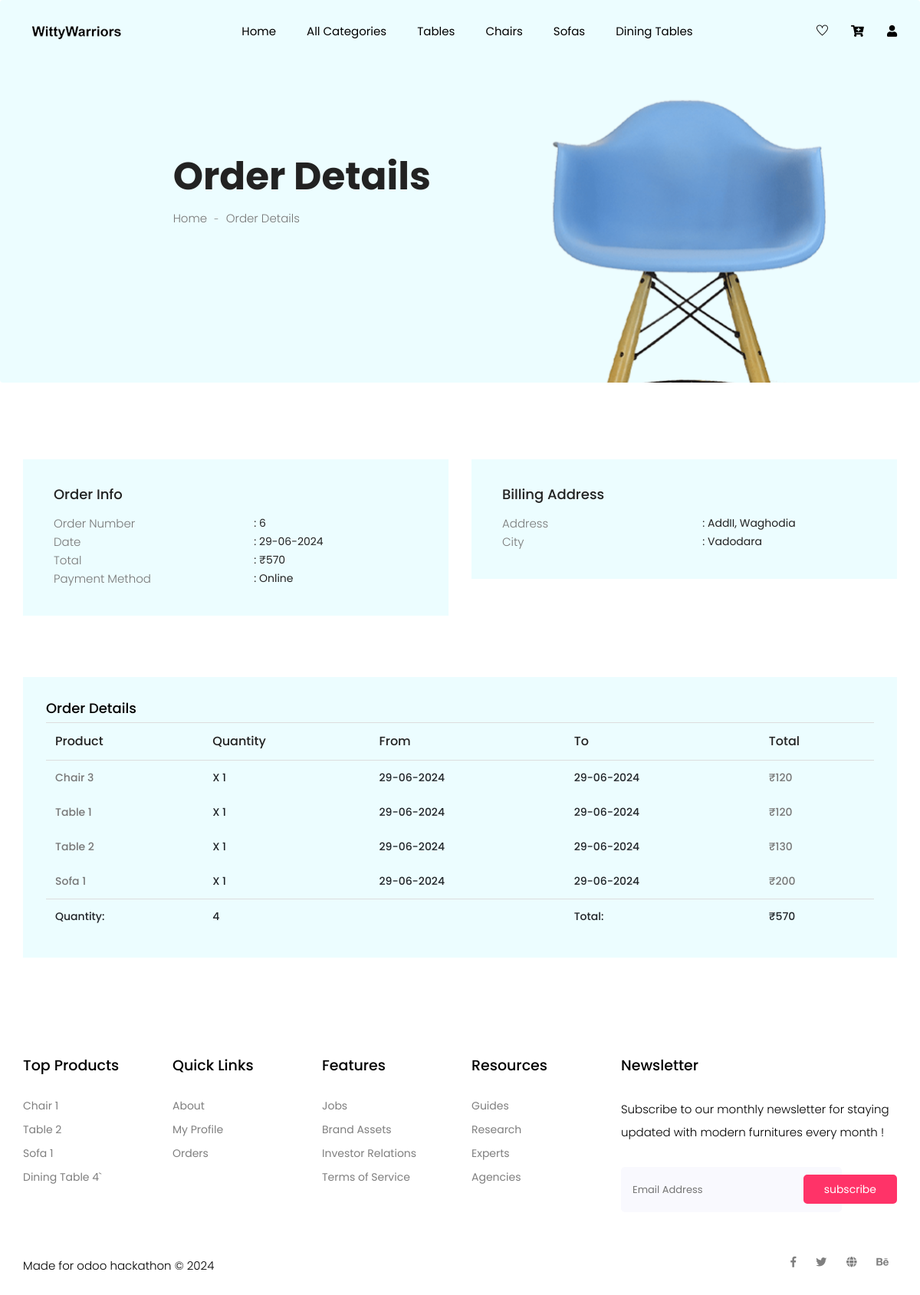
The app's page /orderdetails.php?orderid=6 (signed in) with its own data.
### tables this page shows
CREATE TABLE `bookings` (
  `booking_id` int(11) NOT NULL,
  `user_type_id` int(11) NOT NULL,
  `user_id` int(11) NOT NULL,
  `booking_date` datetime NOT NULL,
  `date_updated` datetime NOT NULL,
  `total` float NOT NULL,
  `disc_perc` float NOT NULL,
  `disc_amt` float NOT NULL,
  `grand_total` float NOT NULL,
  `booking_status_id` int(11) NOT NULL
);

CREATE TABLE `booking_product_map` (
  `bpm_id` int(11) NOT NULL,
  `booking_id` int(11) NOT NULL,
  `product_id` int(11) NOT NULL,
  `qty` int(11) NOT NULL,
  `from_date` datetime NOT NULL,
  `to_date` datetime NOT NULL,
  `rate` float NOT NULL,
  `gst` float NOT NULL,
  `total` float NOT NULL
);

CREATE TABLE `products` (
  `product_id` int(11) NOT NULL,
  `name` varchar(200) NOT NULL,
  `category_id` int(11) NOT NULL,
  `buying_price` float NOT NULL,
  `renting_price_per_day` float NOT NULL,
  `date_created` datetime NOT NULL,
  `date_updated` datetime NOT NULL
);

### orderdetails.php (the view, shortened to what this page needs)
<!doctype html>
<html lang="zxx">
<head>
    <link rel="stylesheet" href="css/bootstrap.min.css">
    <link rel="stylesheet" href="css/animate.css">
    <link rel="stylesheet" href="css/owl.carousel.min.css">
    <link rel="stylesheet" href="css/nice-select.css">
    <link rel="stylesheet" href="css/all.css">
    <link rel="stylesheet" href="css/flaticon.css">
    <link rel="stylesheet" href="css/themify-icons.css">
    <link rel="stylesheet" href="css/magnific-popup.css">
    <link rel="stylesheet" href="css/slick.css">
    <link rel="stylesheet" href="css/price_rangs.css">
    <link rel="stylesheet" href="css/style.css">
</head>
<body>
    <?php session_start();
    include("header.php");
    include("config.php");
    $booking_id = $_GET['orderid'];
    $total_quantity = 0;
    $order_details_stmt = "SELECT * FROM bookings WHERE booking_id = '" . $booking_id . "'";
    $order_details_query = mysqli_query($dbh, $order_details_stmt);
    $order_details = mysqli_fetch_assoc($order_details_query);
    $order_date = date_format(date_create($order_details['booking_date']), "d-m-Y");
    $products_stmt = "SELECT booking_id,bpm.product_id,qty,from_date,to_date,total,p.name FROM booking_product_map bpm, products p WHERE booking_id = '" . $order_details['booking_id'] . "' AND bpm.product_id = p.product_id";
    $products_query = mysqli_query($dbh, $products_stmt);
    $products = mysqli_fetch_all($products_query, MYSQLI_ASSOC);
    ?>
    <section class="breadcrumb breadcrumb_bg">
        <div class="container">
            <div class="row justify-content-center">
                <div class="col-lg-8">
                    <div class="breadcrumb_iner">
                        <div class="breadcrumb_iner_item">
                            <h2>Order Details</h2>
                            <p>Home <span>-</span> Order Details</p>
                        </div>
                    </div>
                </div>
            </div>
        </div>
    </section>
    <section class="confirmation_part padding_top">
        <div class="container">
            <div class="row">
                <div class="col-lg-6 col-lx-4">
                    <div class="single_confirmation_details">
                        <h4>order info</h4>
                        <ul>
                            <li>
                                <p>order number</p><span>: <?php echo $order_details['booking_id']; ?></span>
                            </li>
                            <li>
                                <p>date</p><span>: <?php echo $order_date; ?></span>
                            </li>
                            <li>
                                <p>total</p><span>: &#8377;<?php echo $order_details['grand_total']; ?></span>
                            </li>
                            <li>
                                <p>Payment method</p><span>: Online</span>
                            </li>
                        </ul>
                    </div>
                </div>
                <div class="col-lg-6 col-lx-4">
                    <div class="single_confirmation_details">
                        <h4>Billing Address</h4>
                        <ul>
                            <li>
                                <p>Address</p><span>: <?php echo $_SESSION['address']; ?></span>
                            </li>
                            <li>
                                <p>City</p><span>: <?php echo $_SESSION['city']; ?></span>
                            </li>
                        </ul>
                    </div>
                </div>
            </div>
            <div class="row">
                <div class="col-lg-12">
                    <div class="order_details_iner">
                        <h3>Order Details</h3>
                        <table class="table table-borderless">
                            <thead>
                                <tr>
                                    <th scope="col" colspan="2">Product</th>
                                    <th scope="col">Quantity</th>
                                    <th scope="col">From</th>
                                    <th scope="col">To</th>
                                    <th scope="col">Total</th>
                                </tr>
                            </thead>
                            <tbody>
                                <?php for ($i = 0; $i < mysqli_num_rows($products_query); $i++) { ?>
                                    <tr>
                                        <th colspan="2"><span><?php echo $products[$i]['name']; ?></span></th>
                                        <th>x <?php echo $products[$i]['qty']; ?></th>
                                        <th><?php echo date_format(date_create($products[$i]['from_date']), "d-m-Y"); ?></th>
                                        <th><?php echo date_format(date_create($products[$i]['to_date']), "d-m-Y"); ?></th>
                                        <th> <span>&#8377;<?php echo $products[$i]['total']; ?></span></th>
                                    </tr>
                                <?php
                                    $total_quantity += $products[$i]['qty'];
                                } ?>
                            </tbody>
                            <tfoot>
                                <tr>
                                    <th scope="col">Quantity:</th>
                                    <th scope="col" colspan="3"><?php echo $total_quantity; ?></th>
                                    <th scope="col">Total:</th>
                                    <th scope="col">&#8377;<?php echo $order_details['grand_total']; ?></th>
                                </tr>
                            </tfoot>
                        </table>
                    </div>
                </div>
            </div>
        </div>
    </section>
    <?php include("footer.php") ?>
</body>
</html>

### records on screen
bookings: booking_id "6", booking_date "29-06-2024", grand_total "570"
booking_product_map: product.name "Chair 3", qty "1", from_date "29-06-2024", to_date "29-06-2024", total "120"
booking_product_map: product.name "Table 1", qty "1", from_date "29-06-2024", to_date "29-06-2024", total "120"
booking_product_map: product.name "Table 2", qty "1", from_date "29-06-2024", to_date "29-06-2024", total "130"
booking_product_map: product.name "Sofa 1", qty "1", from_date "29-06-2024", to_date "29-06-2024", total "200"

### other values on screen
$_SESSION['address'] "AddII, Waghodia"
$_SESSION['city'] "Vadodara"
$total_quantity "4"
